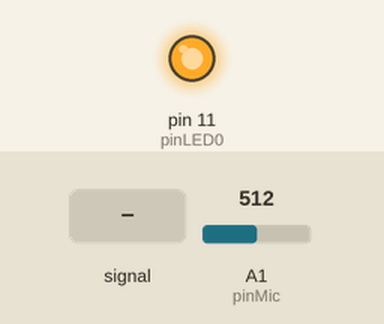
This sketch was run on a simulated Arduino Uno, built with avr-gcc and run on an emulated ATmega328P. On the bench: output pins drawn as LEDs (lit = HIGH). The inputs (shaded band) are chosen by the test bench; at power-on: A1 (pinMic) = 512. What the sketch prints to the serial monitor is not drawn.

Above: at 1.2 s.
1.3 s: A1 (pinMic) fed a 200 Hz sine of ±255 counts around its level
At 2.5 s:
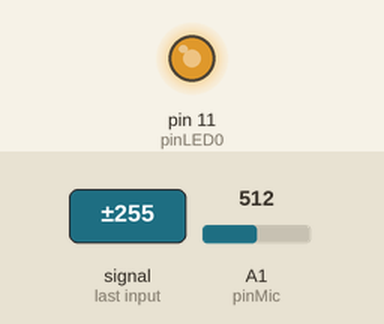
2.8 s: A1 (pinMic) set to 716
At 3.3 s:
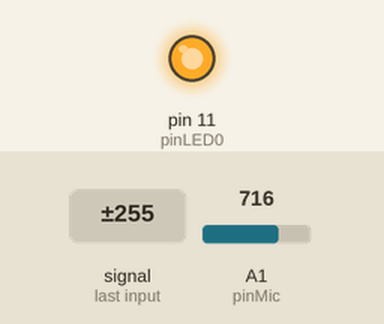
4.3 s: A1 (pinMic) set to 361
5.8 s: A1 (pinMic) set to 332
At 6.5 s:
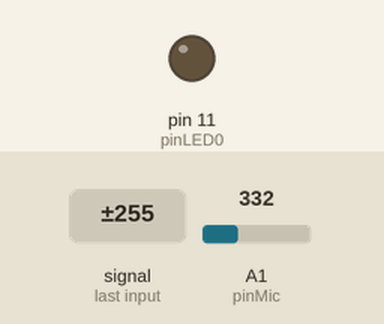
7.3 s: A1 (pinMic) fed a 1000 Hz sine of ±255 counts around its level
At 8.0 s:
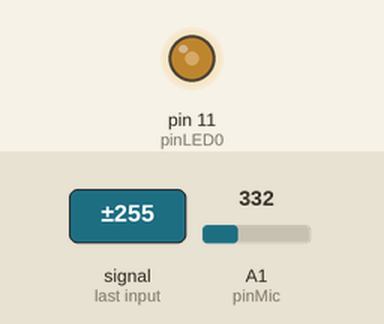
Timing chart, 0 to 9.8 s (numbered marks = the images above; inputs shaded):
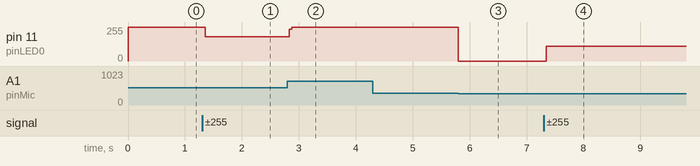

Measured:
- the behaviour switches between 351 and 350 on A1 (pinMic) (found by bisection; images 2 and 3)
- after the input at 1.3 s, pin 11 (pinLED0): 255/255 → 182/255 after 0.05 s
- after the input at 2.8 s, pin 11 (pinLED0): 182/255 → 255/255 at once
- after the input at 5.8 s, pin 11 (pinLED0): 255/255 → 0/255 at once
- after the input at 7.3 s, pin 11 (pinLED0): 0/255 → 111/255 at once

The sketch:

microphone.ino
```cpp
const int pinMic = A1; //analog input connected to mic AUD

const int pinLED0 = 11; //digital output connected to LED 0

//baseline level for my mic in a fairly quiet room
//determined by watching serial monitor on first run
const int valBaseline = 350;

void setup() {
    Serial.begin(115200);

    pinMode(pinLED0, OUTPUT);
}

void loop() {
    int valMic = analogRead(pinMic);

    Serial.println(valMic);

    if (valMic > valBaseline) {
      digitalWrite(pinLED0, HIGH);
    } else {
      digitalWrite(pinLED0, LOW);
    }
}
```
